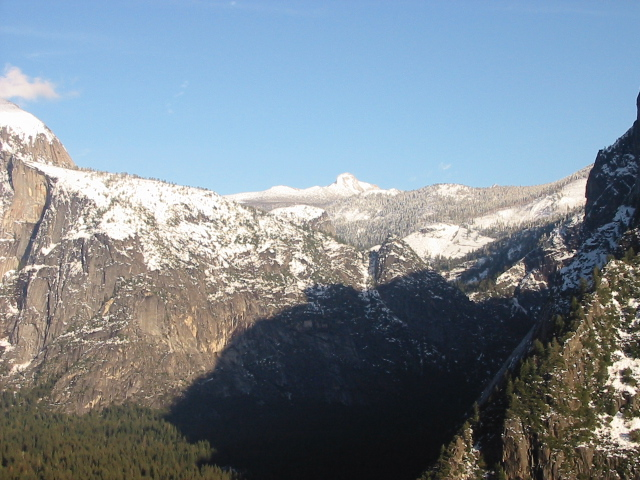
%> input picture Images/7/panaroma/c1.jpg, 640 x 480 px
$ octave s1_image_stiching.m   (GNU Octave 9; MATLAB toolbox functions it lacks are replaced by stand-ins)
%> lines starting %> are read from the running program, lines starting %| are printed output that depends on the picture; in (x1, y1, x2, y2) boxes, pixels count from 0 and x2, y2 are one past the last pixel; in counts of white or black regions, pixels touching at a corner belong together; the program's own positions count from 1
%%%%%%%%%%%%%%%%%% Image Stitching Using Feature Extraction and Corner Detection and Correlation Technique
clc; clear all; close all;
im1=imread('..\Images\7\panaroma\c1.jpg');
%> im1 is the input picture: size 480x640x3 uint8; mean R, G, B 123.3, 135.4, 145.3
im2=imread('..\Images\7\panaroma\c2.jpg');
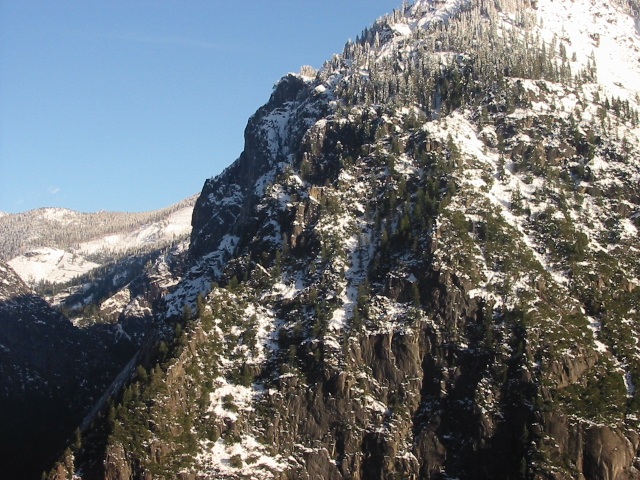
%> input picture Images/7/panaroma/c2.jpg, 640 x 480 px
%> im2 is the input picture: size 480x640x3 uint8; mean R, G, B 107.1, 112.1, 115.4

methd = 'BRISK';

%%%%%%%%%%%Gray Scale Conversion for image registeration as described in paper
im1_gray = im2double(rgb2gray(im1));
im2_gray = im2double(rgb2gray(im2));
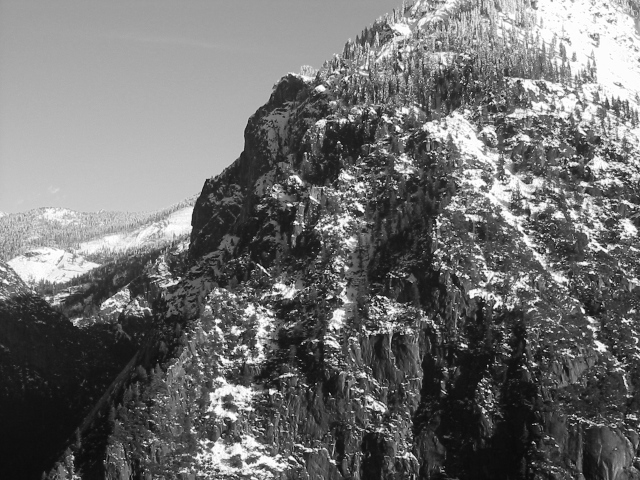
%> im2_gray: size 480x640 double; min 0.0196, max 1, mean 0.435

figure;
subplot (1,2,1); imshow(im1);title('RGB Image 1');
subplot (1,2,2); imshow(im2); title('RGB Image 2');

% determining the size of image matrices
[row_im1,col_im1]= size (im1_gray);
%> row_im1 = 480; col_im1 = 640
[row_im2,col_im2]= size (im2_gray);
%> row_im2 = 480; col_im2 = 640
% Equalizing the dimensions of images matrices
% Select the image with the fewest rows and fill in enough empty rows to make it the same height as the other image.

if (row_im1 < row_im2)
     im1_gray(row_im2,1) = 0;
else
     im2_gray(row_im1,1) = 0;
%> im2_gray: size 480x640 double; under 0.01% of pixels changed, all inside (x1, y1, x2, y2) = (0, 479, 1, 480)
end
%%%%%%Using SURF Points detection for matching features%%%%%%%%%%%%%%%%%%%%%
points_im1 = feval(['detect', methd,'Features'],im1_gray);
%> points_im1 = 2007 points; strongest (x, y): (575, 251), (503, 435), (606, 391), (603, 271), (466, 446)
points_im2 = feval(['detect', methd,'Features'],im2_gray);
%> points_im2 = 5960 points; strongest (x, y): (488, 366), (589, 327), (339, 143), (584, 312), (363, 211)

[feats_im1, vpoints_im1] = extractFeatures(im1_gray, points_im1, method=methd);
%> vpoints_im1 has the same summary as points_im1
[feats_im2, vpoints_im2] = extractFeatures(im2_gray, points_im2, method=methd);
%> vpoints_im2 has the same summary as points_im2
%%%%%%%%%%%%%%%%%%%%%%%%%%%%%Find matching points between two feats%%%%%%%%%%%%%%%%%%%%%%%%%%%%%%%%%%%%%%%%%%
indexPairs = matchFeatures(feats_im1, feats_im2, 'Method', 'Threshold');
%> indexPairs = 239 rows, first 12: [7 1181; 16 1282; 17 1303; 18 1311; 22 1373; 30 1469; 38 1587; 41 1597; 43 1644; 45 1643; 78 1810; 79 1809]
matchedPoints_A = vpoints_im1(indexPairs(:,1),:);
%> matchedPoints_A = 239 points; strongest (x, y): (575, 251), (503, 435), (606, 391), (608, 369), (544, 420)
matchedPoints_B =  vpoints_im2(indexPairs(:,2),:);
%> matchedPoints_B = 239 points; strongest (x, y): (75, 326), (208, 417), (180, 278), (74, 458), (187, 334)

figure;bx = axes;
showMatchedFeatures(im1_gray,im2_gray,matchedPoints_A,matchedPoints_B,'montage','Parent',bx); legend(bx, 'Matched points 1 with outliers','Matched points 2 with outliers');
%> after `legend(bx, 'Matched points 1 with outliers','Matched points 2 with out`:
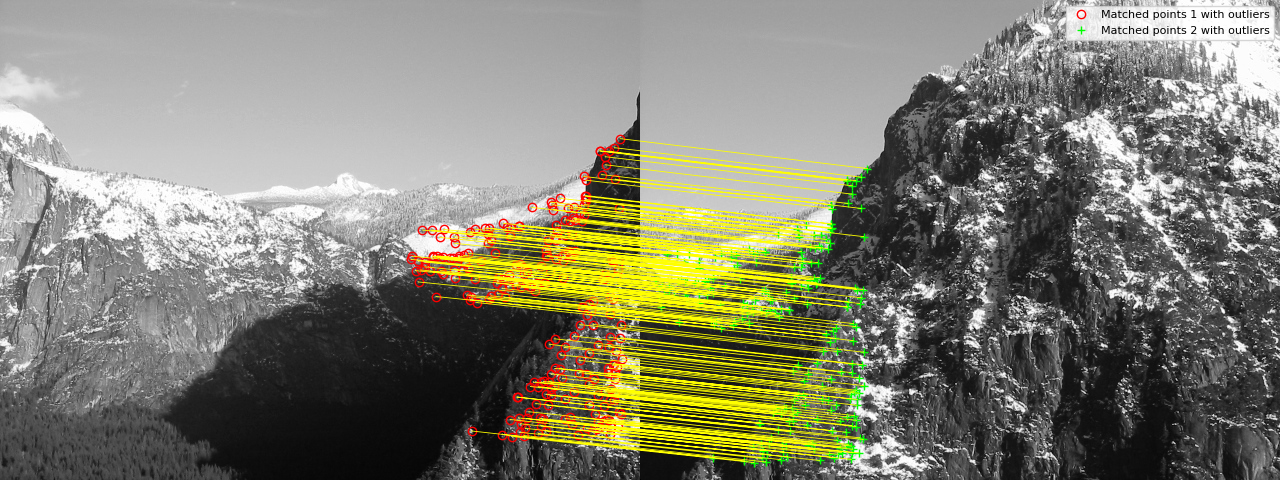
%> figure redrawn from the program's plot data

 %%%%%%%%%%%%%%%%%%%%%%%%%%% Using RANSAC OUTLIER ELIMINATION Technique%%%%%%%%%%%%%%%%%%%%%%%%%%%%%%%%%%%%%%%%%%
                         %%%% fundamental matrix is epipole

[TForms, Inlier_Pts_1, Inlier_Pts_2] = estimateGeometricTransform(  matchedPoints_A,  matchedPoints_B,'similarity');
%> TForms = transform with T = [0.994 0.016 0; -0.016 0.994 0; -388.2 19.07 1]; Inlier_Pts_1 = 192 points; strongest (x, y): (575, 251), (606, 391), (608, 369), (544, 420), (517, 285); Inlier_Pts_2 = 192 points; strongest (x, y): (75, 326), (208, 417), (180, 278), (187, 334), (187, 334)
figure;bx = axes;
showMatchedFeatures(im1_gray,im2_gray,Inlier_Pts_1,Inlier_Pts_2,'montage','Parent',bx); legend(bx, 'Matched points for Image 1 without Outlier ','Matched points for Image 2 without outlier ');
%> after `legend(bx, 'Matched points for Image 1 without Outlier ','Matched poin`:
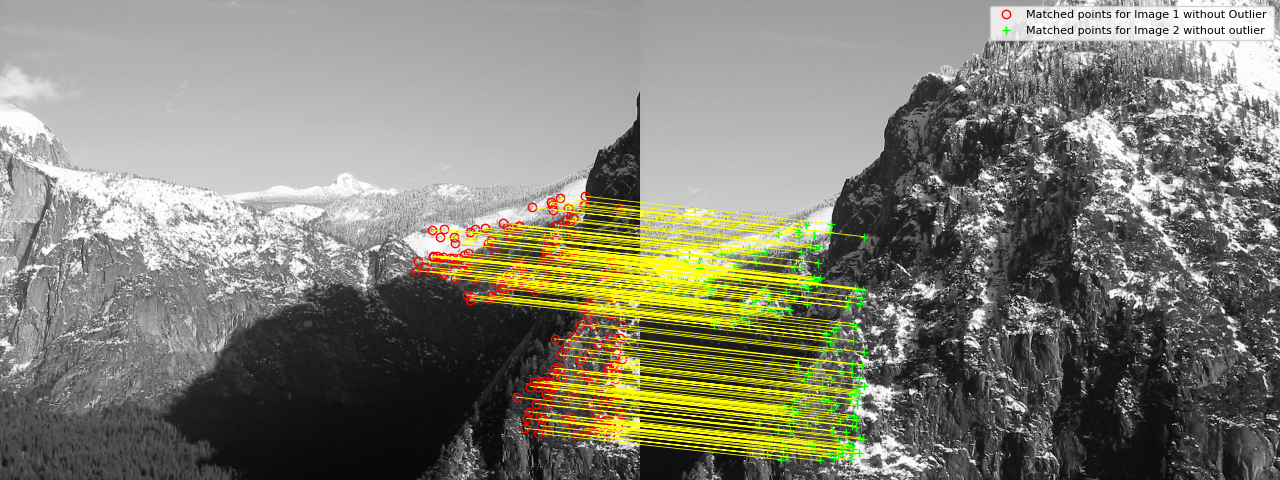
%> figure redrawn from the program's plot data

 %%%%%%%%%%%%%%%%%%Image Stitching and Mosaicing %%%%%%%%%%%%%%%%%%%%%%%%%%%%
%%% Rounding of the indexes/loctaion of pixel values of matched inlier points of both images   %%%%%%%
RND_Inlier_Pts_1= round(Inlier_Pts_1.Location);
%> RND_Inlier_Pts_1 = 192 rows, first 12: [586 197; 560 199; 551 203; 553 205; 585 205; 532 208; 569 209; 619 209; 554 210; 574 219; 565 220; 504 224]
RND_Inlier_Pts_2= round(Inlier_Pts_2.Location);
%> RND_Inlier_Pts_2 = 192 rows, first 12: [192 224; 166 226; 158 229; 159 232; 191 233; 138 234; 175 236; 224 237; 160 237; 179 246; 171 247; 110 250]
%
% %%% Since Matlab read images by row x column pattern  so finding nth row and column for first inlier points for both images %%%
%
Min_INLPTS_1= min(RND_Inlier_Pts_1);
%> Min_INLPTS_1 = [416 197]
Min_INLPTS_2= min(RND_Inlier_Pts_2);
%> Min_INLPTS_2 = [20 224]

%%%% Assigning the minimum index of row and coloumn for the said images inlier points%%%%%%%
%%%% Reversing the order of matrix obtained during Outlier elimmination %%%%%%%%%%%%
%%%% As it locates the pixel values of images as column into row pattern when we used outlier elimination paptern%%%%
min_y1 = Min_INLPTS_1(1,2);
%> min_y1 = 197
min_x1 = Min_INLPTS_1(1,1);
%> min_x1 = 416

min_y2 = Min_INLPTS_2(1,2);
%> min_y2 = 224
min_x2 = Min_INLPTS_2(1,1);
%> min_x2 = 20

  %%%%%% Assigning test images for the final concatenation of images %%%%%%
FinalImage1 = im1(:,1:min_x1,:);

if (min_y1 > min_y2)
    FinalImage2 =im1((min_y1-min_y2):row_im2,min_x2:col_im2 , :);
else
    FinalImage2 =im2((min_y2-min_y1):row_im2,min_x2:col_im2 , :);
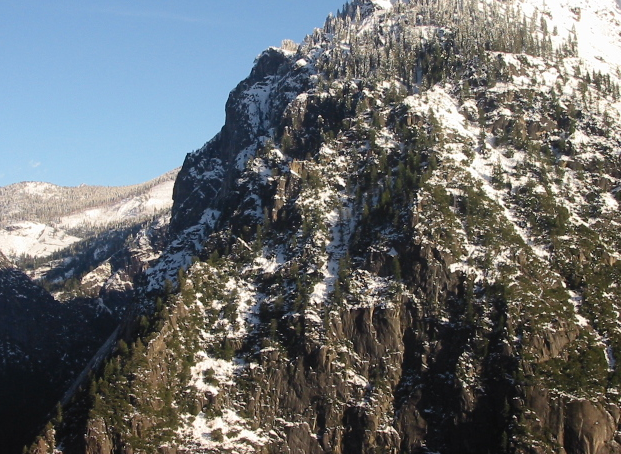
%> FinalImage2: size 454x621x3 uint8; mean R, G, B 104.3, 108, 109.4
end

%   %%%%%%%%%% Equalizing the rows of Images%%%%%%%%
[ROW_T1,COL_T1]= size ( FinalImage1);
%> ROW_T1 = 480; COL_T1 = 1248
[ROW_T2,COL_T2]= size ( FinalImage2);
%> ROW_T2 = 454; COL_T2 = 1863

if (ROW_T1 > ROW_T2)
    FinalImage1 = FinalImage1(1:ROW_T2,:,:);
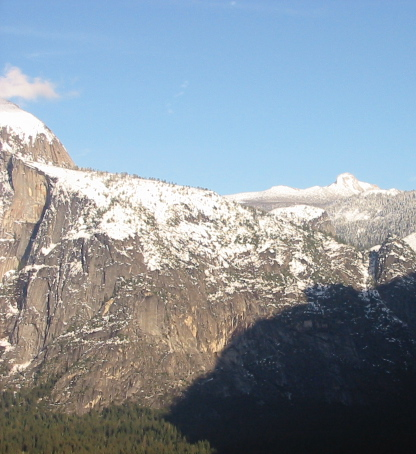
%> FinalImage1: size 454x416x3 uint8; mean R, G, B 137.3, 149, 159.3
else
    FinalImage2 = FinalImage2(1:ROW_T1,:,:);
end

%%%%%%%%% Concatenating the images %%%%%%%%%
StitchedImage = [FinalImage1, FinalImage2];
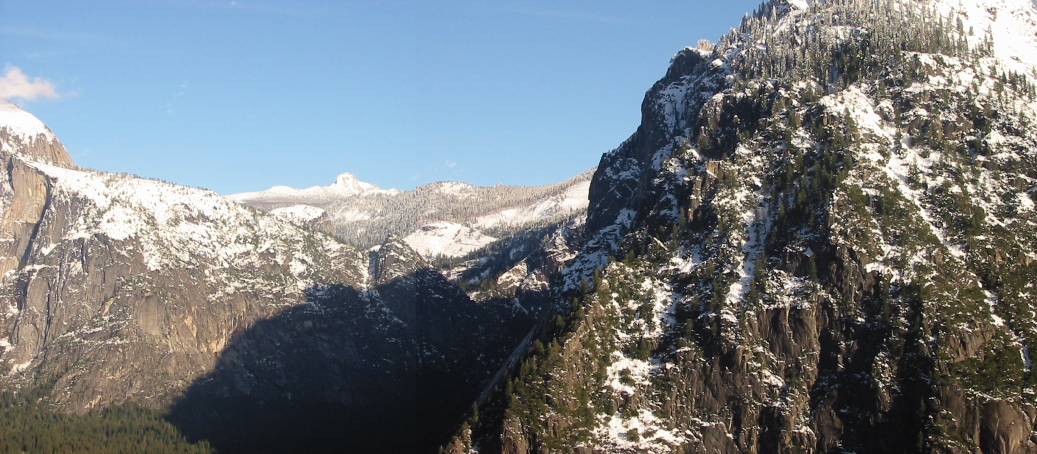
%> StitchedImage: size 454x1037x3 uint8; mean R, G, B 117.5, 124.5, 129.4

 %%%%%%%%%Displaying of final images %%%%%%%%
figure;
subplot (1,2,1); imshow(im1_gray);title('Test Image 1');
subplot (1,2,2); imshow(im2_gray); title('Test Image 2');

figure;
imshow(StitchedImage); title('Stitched Image');
